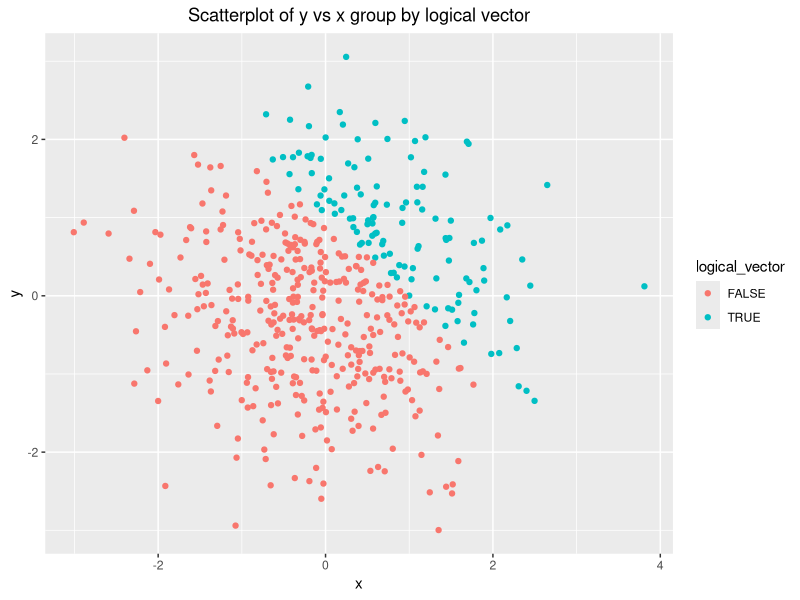
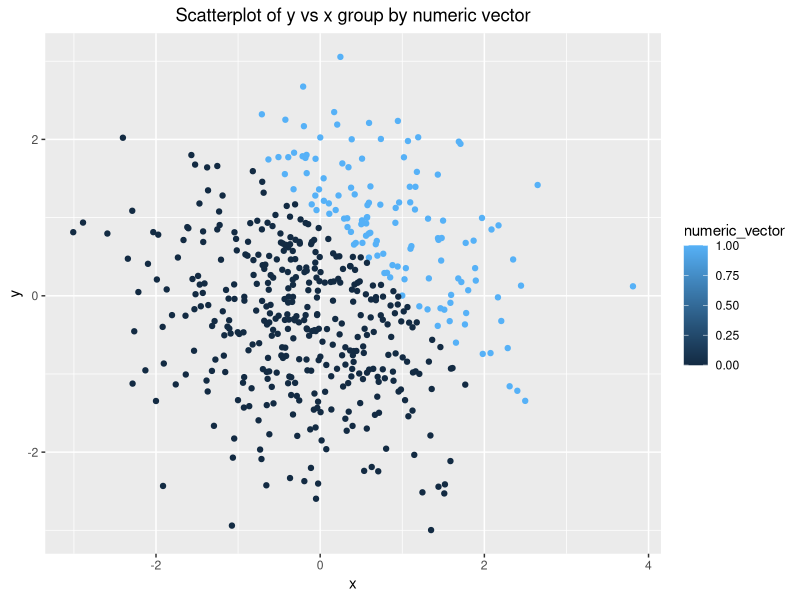
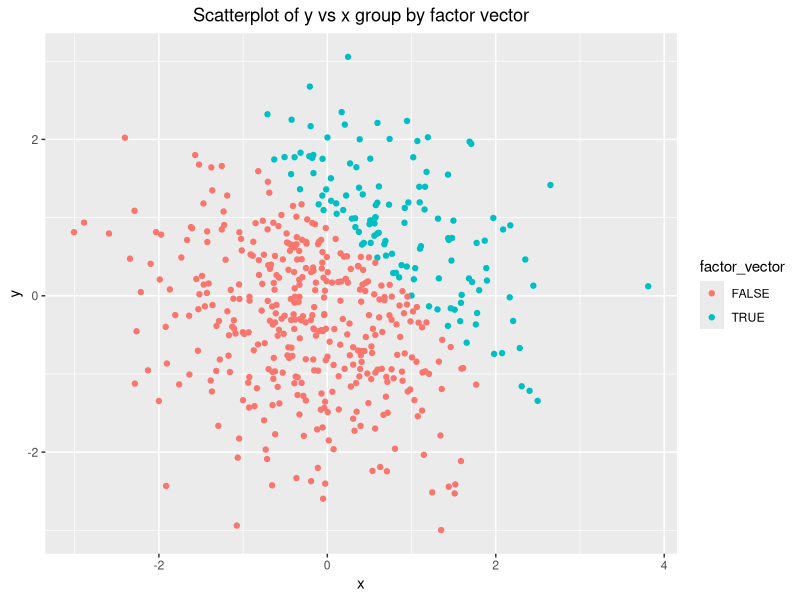

Write the R code that produced these figures, in order.
## ---- chunk 1
knitr::opts_chunk$set(echo = TRUE)
library("tidyverse")
set.seed(1)
## ---- chunk 2
# create the data frame
df_p1 <- tibble(
  random_sample = rnorm(8),
  logical_vector = random_sample > 0,
  character_vector = c("a","b","c","d","e","f","g","h"),
  factor_vector = factor(c("class_1","class_3","class_2","class_1","class_2","class_3","class_1","class_2"), 
                         levels = c("class_1","class_2","class_3"))
)

# display the data frame
df_p1
## ---- chunk 3
as.numeric(pull(df_p1, logical_vector)) * pull(df_p1, random_sample)            # convert numeric to numeric and multiplication
as.factor(pull(df_p1, logical_vector)) * pull(df_p1, random_sample)             # convert logical to numeric and multiplication
as.numeric(as.factor(pull(df_p1, logical_vector))) * pull(df_p1, random_sample) # convert factor to numeric and multiplication
## ---- chunk 4
# To clean up the memories and variables to avoid some problems.
rm(list = ls())
knitr::opts_chunk$set(echo = TRUE)
library("tidyverse")
set.seed(1)
## ---- chunk 5
# create the data frame
df_p2 <- tibble(
  x = rnorm(500),
  y = rnorm(500),
  logical_vector = (x + y) > 1,
  numeric_vector = as.numeric(logical_vector),
  factor_vector = as.factor(logical_vector)
)

# display the data frame
df_p2
## ---- chunk 6
# scatterplot of y vs x group by logical vector
first_graph <- ggplot(df_p2, aes(x = x, y = y, color = logical_vector)) + geom_point() + labs(title = "Scatterplot of y vs x group by logical vector", x = "x", y = "y") + theme(plot.title = element_text(hjust = 0.5))
first_graph

# scatterplot of y vs x group by numeric vector
second_graph <- ggplot(df_p2, aes(x = x, y = y, color = numeric_vector)) + geom_point() + labs(title = "Scatterplot of y vs x group by numeric vector", x = "x", y = "y") + theme(plot.title = element_text(hjust = 0.5))
second_graph

# scatterplot of y vs x group by factor vector
third_graph <- ggplot(df_p2, aes(x = x, y = y, color = factor_vector)) + geom_point() + labs(title = "Scatterplot of y vs x group by factor vector", x = "x", y = "y") + theme(plot.title = element_text(hjust = 0.5))
third_graph
## ---- chunk 7
# save the first scatterplot
ggsave("first_scatterplot.png", first_graph)
